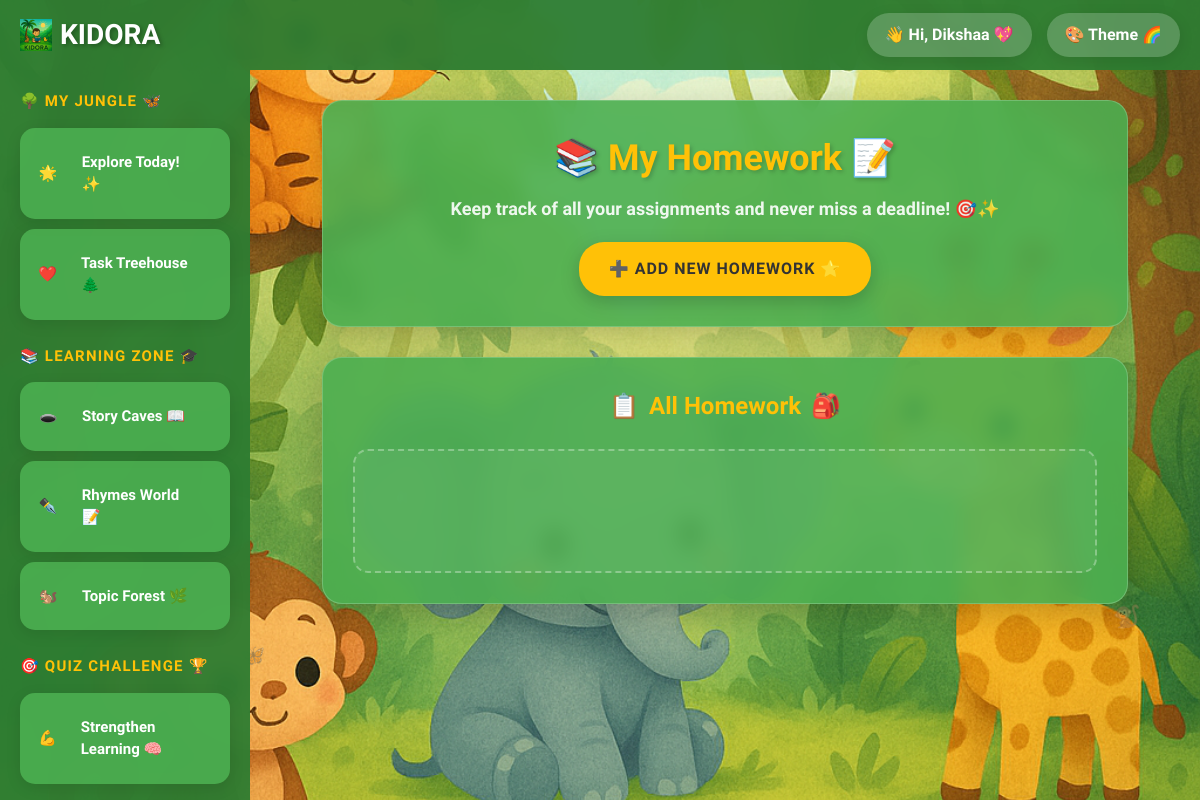
Before: /homework/ (signed in) with the older database file.
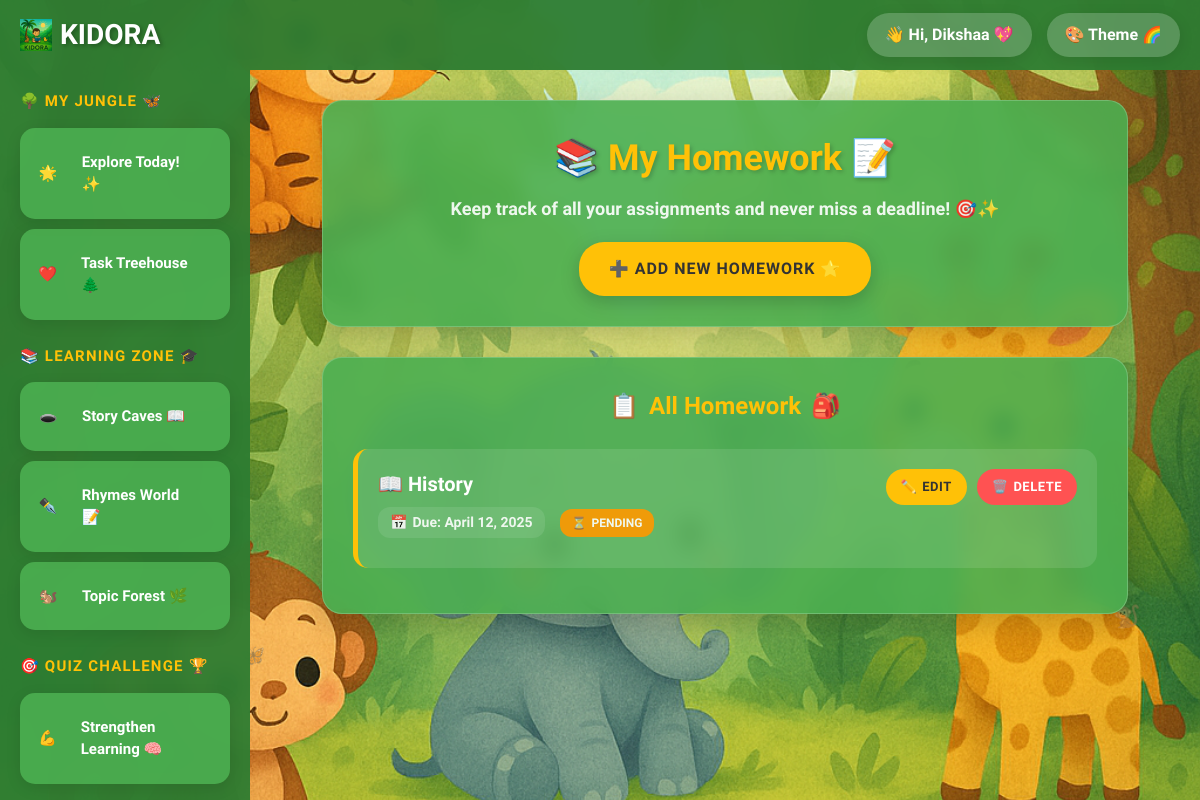
After: the same page with the newer database file.
### homework/models.py (models this page shows, shortened)
class Homework(models.Model):
    user = models.ForeignKey(User, on_delete=models.CASCADE)
    title = models.CharField(max_length=200)
    description = models.TextField()
    due_date = models.DateField()
    completed = models.BooleanField(default=False)

### homework/views.py (the view)
# urls.py: path('', views.homework_list, name='homework_list'),
@login_required
def homework_list(request):
    homeworks = Homework.objects.filter(user=request.user)
    return render(request, 'homework/homework_list.html', {'homeworks': homeworks,  'first_name': request.user.first_name})

### accounts/context_processors.py (called while the page is built)
def coins_context(request):
    coins = 0
    if request.user.is_authenticated:
        profile, created = UserProfile.objects.get_or_create(user=request.user, defaults={'coins': 250})
        if not created and profile.coins == 0:
            profile.coins = 250
            profile.save(update_fields=['coins'])
        coins = profile.coins
    return {'coins': coins}

### templates/homework/homework_list.html (shortened to what this page needs)
{% load static %}
<!DOCTYPE html>
<html lang="en">
<head>
    <link href="https://cdn.jsdelivr.net/npm/bootstrap@5.0.2/dist/css/bootstrap.min.css" rel="stylesheet">
</head>
<body class="theme-jungle">
    <div class="header">
        <div class="logo">
          <img src="{% static 'images/main_logo.jpeg' %}" alt="Kidora Logo" style="height: 32px; width: 32px; vertical-align: middle; margin-right: 8px;">
         <span style="font-weight: bold;"><span class="logo-text"><a href="{% url 'dashboard' %}" style="text-decoration: none; color: white;">  KIDORA</a></span></span>
        </div>
        <div class="header-right">
            <div class="user-info" onclick="toggleUserDropdown()">
                👋 Hi, {{first_name}} 💖
            </div>
            <div class="theme-selector" onclick="toggleThemeDropdown()">
                🎨 Theme 🌈
            </div>
        </div>
    </div>
    <div class="container">
        <div class="jungle-animals">
            <div class="butterfly">🦋</div>
            <div class="butterfly">🦋</div>
            <div class="butterfly">🦋</div>
            <div class="butterfly">🦋</div>
            <div class="monkey">🐒</div>
            <div class="monkey">🐒</div>
            <div class="monkey">🐒</div>
        </div>
        <div class="sidebar">
            <div class="nav-section">
                <div class="nav-title">🌳 My Jungle 🦋</div>
                <div class="nav-item">
                    <div class="nav-icon">🌟</div>
                    <a href="{% url 'dashboard' %}" class="user-option"> Explore Today! ✨ </a>
                </div>
                <div class="nav-item">
                    <div class="nav-icon">❤️</div>
                   <a href="{% url 'homework_list' %}" class="user-option"> Task Treehouse🌲</a>
                </div>
            </div>
            <div class="nav-section">
                <div class="nav-title">📚 Learning Zone 🎓</div>
                <div class="nav-item">
                    <div class="nav-icon">🕳️</div>
                    <a href="{% url 'story_generate' %}" class="user-option">Story Caves 📖</a>
                </div>
                <div class="nav-item">
                    <div class="nav-icon">✒️</div>
                    <a href="{% url 'rhyme_generator' %}" class="user-option">Rhymes World 📝</a>
                </div>
                <div class="nav-item">
                   <div class="nav-icon">🐿️</div>
                   <a href="{% url 'forest' %}" class="user-option"> Topic Forest 🌿</a>
               </div>
            </div>
            <div class="nav-section">
                <div class="nav-title">🎯 Quiz Challenge 🏆</div>
                <div class="nav-item">
                    <div class="nav-icon">💪</div>
                    <a href="{% url 'quiz' %}" class="user-option">Strengthen Learning 🧠</a>
                </div>
            </div>
        </div>
        <div class="main-content">
            <div class="homework-header">
                <div class="homework-title">📚 My Homework 📝</div>
                <div class="homework-subtitle">Keep track of all your assignments and never miss a deadline! 🎯✨</div>
                <a href="{% url 'add_homework' %}" class="add-homework-btn">
                    ➕ Add New Homework 🌟
                </a>
            </div>
            <div class="homework-list">
                <div class="homework-list-title">
                    <span>📋</span> All Homework <span>🎒</span>
                </div>
                <ul class="homework-items">
                    {% for hw in homeworks %}
                        <li class="homework-item">
                            <div class="homework-content">
                                <div class="homework-info">
                                    <div class="homework-title-item">
                                        📖 {{ hw.title }}
                                    </div>
                                    <div class="homework-meta">
                                        <div class="due-date">
                                            <span>📅</span> Due: {{ hw.due_date }}
                                        </div>
                                        <div class="completion-status {% if hw.completed %}status-completed{% else %}status-pending{% endif %}">
                                            {% if hw.completed %}
                                                <span>✅</span> Completed
                                            {% else %}
                                                <span>⏳</span> Pending
                                            {% endif %}
                                        </div>
                                    </div>
                                </div>
                                <div class="homework-actions">
                                    <a href="{% url 'update_homework' hw.pk %}" class="action-btn edit-btn">
                                        <span>✏️</span> Edit
                                    </a>
                                    <a href="{% url 'delete_homework' hw.pk %}" class="action-btn delete-btn">
                                        <span>🗑️</span> Delete
                                    </a>
                                </div>
                            </div>
                        </li>
                    {% empty %}
                        <li class="empty-state">
                    {% endfor %}
                </ul>
            </div>
        </div>
    </div>
</body>
</html>

Changed rows visible on the page:
added Homework: title "History", due_date "April 12, 2025", completed "PENDING"
